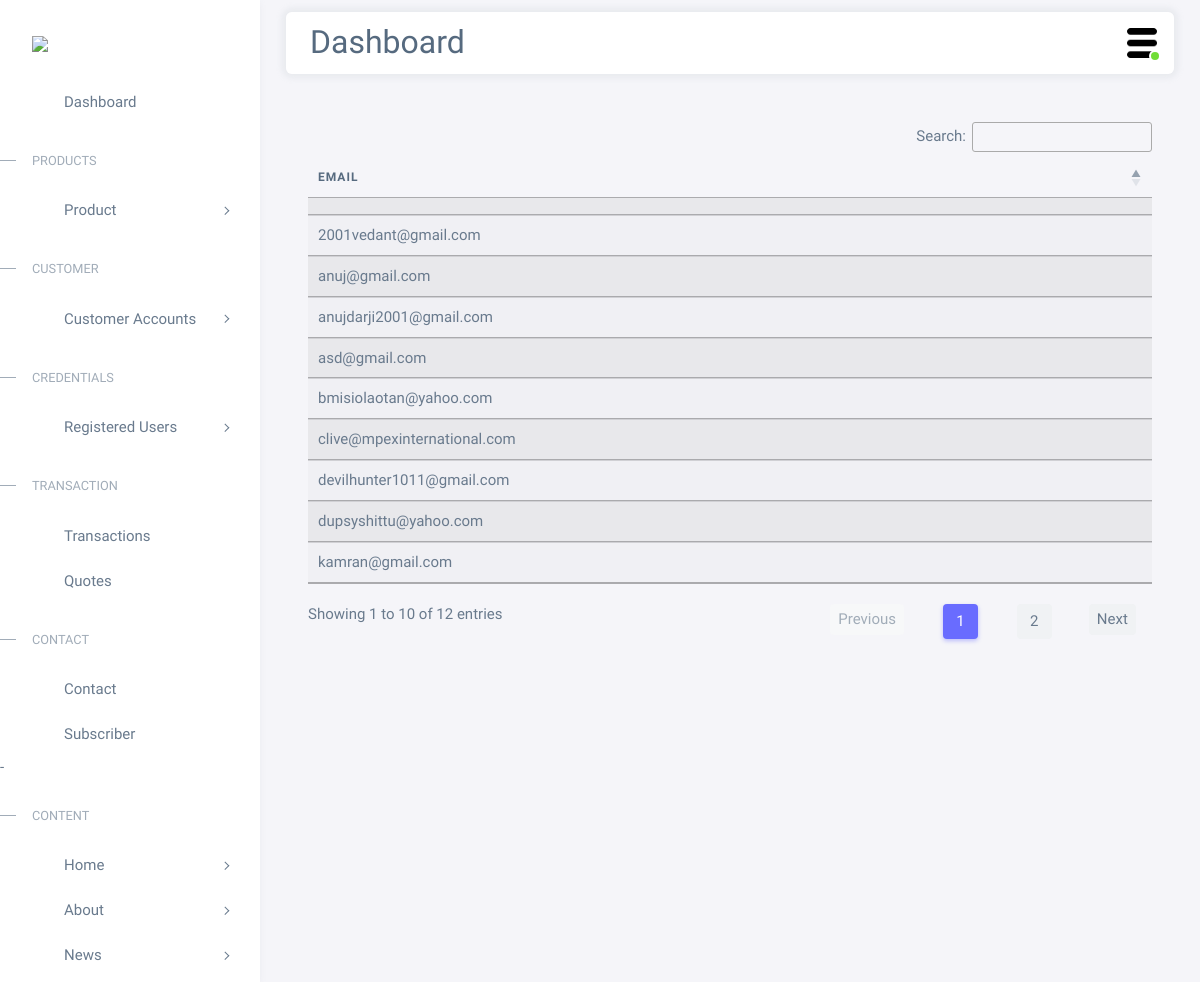
Screenshot of /devadmin/subscriberlist/ with the database file from the repository.
### accounts/models.py (models this page shows, shortened)
class Subscriber(models.Model):
    email = models.EmailField(max_length=50)

### accounts/views.py (the view)
# urls.py: path('devadmin/subscriberlist/', views.adminsubscriberlist, name='adminsubscriberlist'),
def adminsubscriberlist(request):
    subscriber = Subscriber.objects.all()
    return render(request, 'devadmin/adminsubscriberlist.html',{'subscriber':subscriber})

### accounts/templates/devadmin/adminsubscriberlist.html (shortened to what this page needs)
{% extends 'devadmin/base.html' %}
{% load static %}
{% block main-content %}
<link rel="stylesheet" href="https://cdn.datatables.net/1.12.1/css/jquery.dataTables.min.css">
<link rel="stylesheet" href="https://cdn.datatables.net/datetime/1.1.2/css/dataTables.dateTime.min.css">
<link rel="stylesheet" href="https://cdn.datatables.net/1.12.1/css/dataTables.bootstrap4.min.css">
<link rel="stylesheet" href="https://cdn.datatables.net/buttons/2.2.3/css/buttons.bootstrap4.min.css">
<div class="m-5">
<table id="example" class="table display nowrap mt-3" style="width:100%">
  <thead>
      <tr>
          <th>Email</th>
        </tr>
  </thead>
  <tbody>
    {% for i in subscriber %}
    <tr>
        <td>{{i.email}}</td>
    </tr>
    {% endfor %}
    </tbody>
</table>
</div>
{% endblock main-content %}

### accounts/static/accounts/css/style.css (style rules this page uses)
body, html { margin: 0; padding: 0; overflow-x: hidden; }

### rows the page displays
Subscriber: email "anujdarji2001@gmail.com"
Subscriber: email "2001vedant@gmail.com"
Subscriber: email "devilhunter1011@gmail.com"
Subscriber: email "anuj@gmail.com"
Subscriber: email "clive@mpexinternational.com"
Subscriber: email "dupsyshittu@yahoo.com"
Subscriber: email "bmisiolaotan@yahoo.com"
Subscriber: email "asd@gmail.com"
Subscriber: email "kamran@gmail.com"
